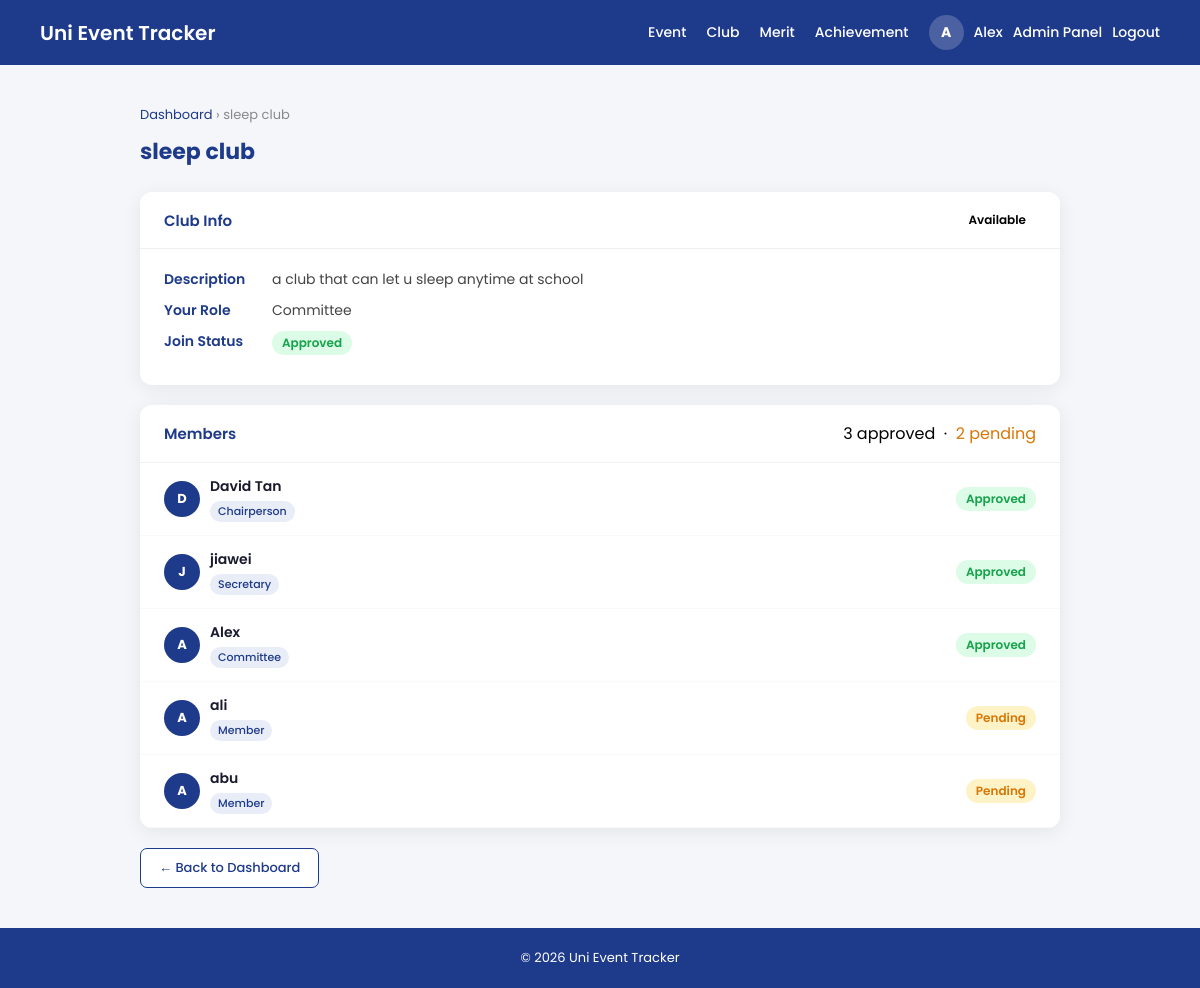
Screenshot of /clubtracker/club.php?id=1 (signed in) with the database file from the repository.
### tables this page shows
CREATE TABLE `club` (
  `club_id` int(10) NOT NULL,
  `club_name` varchar(50) NOT NULL,
  `club_CreateDate` date NOT NULL,
  `club_description` varchar(500) NOT NULL,
  `club_status` varchar(30) NOT NULL
);

CREATE TABLE `club_membership` (
  `membership_Id` int(255) NOT NULL,
  `userId` int(255) NOT NULL,
  `clubId` int(255) NOT NULL,
  `club_role` enum('Member','Chairperson','Vice Chairperson','Secretary','Assistant Secretary','Treasurer','Assistant Treasurer','Auditor','Committee') DEFAULT 'Member',
  `club_joinDate` datetime NOT NULL,
  `register_status` varchar(20) NOT NULL
);

CREATE TABLE `user` (
  `id` int(10) NOT NULL,
  `username` varchar(50) NOT NULL,
  `password` varchar(255) NOT NULL,
  `email` varchar(50) NOT NULL,
  `register_date` datetime NOT NULL,
  `role` varchar(10) NOT NULL DEFAULT 'student',
  `last_online` datetime DEFAULT NULL
);

### clubtracker/club.php (the view, shortened to what this page needs)
<?php
require("../database.php");
$userid = $_SESSION['userid'];
$clubId = isset($_GET['id']) ? intval($_GET['id']) : 0;
$stmt = $con->prepare("SELECT club_id, club_name, club_description, club_status FROM club WHERE club_id=?");
$stmt->bind_param("i",$clubId);
$stmt->execute();
$club = $stmt->get_result()->fetch_assoc();
$stmt3 = $con->prepare("SELECT club_role, register_status FROM club_membership WHERE userid=? AND clubid=?");
$stmt3->bind_param("ii",$userid,$clubId);
$stmt3->execute();
$self = $stmt3->get_result()->fetch_assoc();
$stmt2 = $con->prepare("
SELECT cm.membership_Id, cm.club_role, cm.register_status, u.username
FROM club_membership cm
JOIN user u ON cm.userid = u.id
WHERE cm.clubid=?
ORDER BY cm.register_status ASC, cm.club_role ASC
");
$stmt2->bind_param("i",$clubId);
$stmt2->execute();
$members = $stmt2->get_result();
$rows = [];
while($row = $members->fetch_assoc()) $rows[] = $row;
$pendingCount = count(array_filter($rows, fn($r) => $r['register_status'] === 'Pending'));
$approvedCount = count(array_filter($rows, fn($r) => $r['register_status'] === 'Approved'));
?>
<!DOCTYPE html>
<html lang="en">
<head>
<link rel="stylesheet" href="../design.css">
</head>
<body>
<header>
    <div class="logo"><a href="../index.php">Uni Event Tracker</a></div>
    <nav>
        <a href="../Event/event_dashboard.php">Event</a>
        <a href="../clubtracker/clubHandler.php">Club</a>
        <a href="../merit/merit_dashboard.php">Merit</a>
        <a href="../achievement/achievement_dashboard.php">Achievement</a>
         <?php if(isset($_SESSION['username'])){ ?>
        <div class="user-menu">
            <div class="avatar-circle"><?php echo strtoupper(mb_substr($_SESSION['username'], 0, 1)); ?></div>
            <a href="../user/userprofile.php"><span><?php echo htmlspecialchars($_SESSION['username'], ENT_QUOTES, 'UTF-8'); ?></span></a>
            <?php if(isset($_SESSION['role']) && $_SESSION['role'] == 'admin'){ ?>
            <a href="../Admin/admin_dashboard.php">Admin Panel</a>
            <?php } ?>
            <a href="../logout.php">Logout</a>
        </div>
        <?php } else { ?>
        <a href="../register.php">Register</a>
        <a href="../login.php">Login</a>
        <?php } ?>
    </nav>
</header>
<div class="page-wrapper">
    <div class="breadcrumb">
        <a href="clubHandler.php">Dashboard</a> &rsaquo;
        <?php echo htmlspecialchars($club['club_name'], ENT_QUOTES, 'UTF-8'); ?>
    </div>
    <div class="page-header">
        <h2><?php echo htmlspecialchars($club['club_name'], ENT_QUOTES, 'UTF-8'); ?></h2>
    </div>
    <div class="card">
        <div class="card-header">
            <h3>Club Info</h3>
            <?php $statusClass = 'badge-' . strtolower($club['club_status']); ?>
            <span class="badge <?php echo htmlspecialchars($statusClass, ENT_QUOTES, 'UTF-8'); ?>">
                <?php echo htmlspecialchars($club['club_status'], ENT_QUOTES, 'UTF-8'); ?>
            </span>
        </div>
        <div class="card-body">
            <div class="info-row">
                <span class="info-label">Description</span>
                <span><?php echo htmlspecialchars($club['club_description'], ENT_QUOTES, 'UTF-8'); ?></span>
            </div>
            <div class="info-row">
                <span class="info-label">Your Role</span>
                <span><?php echo htmlspecialchars($self['club_role'] ?? 'Member (Pending)', ENT_QUOTES, 'UTF-8'); ?></span>
            </div>
            <div class="info-row">
                <span class="info-label">Join Status</span>
                <?php
                    $joinStatus = $self['register_status'] ?? 'Pending';
                    $joinClass = 'badge-' . strtolower($joinStatus);
                ?>
                <span class="badge <?php echo htmlspecialchars($joinClass, ENT_QUOTES, 'UTF-8'); ?>">
                    <?php echo htmlspecialchars($joinStatus, ENT_QUOTES, 'UTF-8'); ?>
                </span>
            </div>
        </div>
    </div>
    <div class="card">
        <div class="card-header">
            <h3>Members</h3>
            <span class="member-count">
                <?php echo $approvedCount; ?> approved
                <?php if($pendingCount > 0): ?>
                &nbsp;·&nbsp; <span style="color:#D97706;"><?php echo $pendingCount; ?> pending</span>
                <?php endif; ?>
            </span>
        </div>
        <ul class="member-list">
        <?php foreach($rows as $row):
            $initial = strtoupper(mb_substr($row['username'], 0, 1));
        ?>
            <li class="member-item">
                <div class="member-avatar"><?php echo htmlspecialchars($initial, ENT_QUOTES, 'UTF-8'); ?></div>
                <div class="member-info">
                    <div class="member-name"><?php echo htmlspecialchars($row['username'], ENT_QUOTES, 'UTF-8'); ?></div>
                    <span class="member-role-badge"><?php echo htmlspecialchars($row['club_role'], ENT_QUOTES, 'UTF-8'); ?></span>
                </div>
                <?php
                    $rs = strtolower($row['register_status']);
                    $badgeClass = $rs === 'approved' ? 'badge-approved' : ($rs === 'pending' ? 'badge-pending' : 'badge-rejected');
                ?>
                <span class="badge <?php echo $badgeClass; ?>">
                    <?php echo htmlspecialchars($row['register_status'], ENT_QUOTES, 'UTF-8'); ?>
                </span>
            </li>
        <?php endforeach; ?>
        </ul>
    </div>
    <div class="action-bar">
        <a class="btn-back" href="clubHandler.php">← Back to Dashboard</a>
    </div>
</div>
<footer>
    © 2026 Uni Event Tracker
</footer>
</body>
</html>

### design.css (style rules this page uses)
body { margin:0; font-family:'Poppins',sans-serif; background:#f3f4f6; }
header { background:#1E3A8A; color:white; padding:15px 40px; display:flex; justify-content:space-between; align-items:center; }
.logo { font-size:22px; font-weight:700; color:white; }
nav { display:flex; align-items:center; gap:25px; }
nav a { color:white; text-decoration:none; font-weight:500; transition:0.3s; }
footer { text-align:center; padding:20px; background:#1E3A8A; color:white; }
.user-menu { display:flex; align-items:center; gap:10px; }

### clubtracker/club.php (style rules this page uses)
* { box-sizing:border-box;margin:0;padding:0; }
body { font-family:'Poppins',sans-serif;background:#f4f6f9;min-height:100vh;display:flex;flex-direction:column; }
header { display:flex;justify-content:space-between;align-items:center;padding:15px 40px;background:#1E3A8A;color:white; }
.logo a { font-size:20px;font-weight:600;color:white;text-decoration:none; }
nav { display:flex;align-items:center;gap:20px; }
nav a { color:white;text-decoration:none;font-size:14px; }
.user-menu { display:flex;align-items:center;gap:10px;position: relative; }
.avatar-circle { width:35px;height:35px;border-radius:50%;background:rgba(255,255,255,0.2);display:flex;align-items:center;justify-content:center;font-weight:700;font-size:14px;color:white; }
.page-wrapper { flex:1;max-width:960px;margin:40px auto;padding:0 20px;width:100%; }
.breadcrumb { font-size:13px;color:#888;margin-bottom:10px; }
.breadcrumb a { color:#1E3A8A;text-decoration:none; }
.page-header { margin-bottom:24px; }
.page-header h2 { font-size:22px;font-weight:700;color:#1E3A8A;margin-bottom:6px; }
.card { background:white;border-radius:12px;box-shadow:0 4px 20px rgba(0,0,0,0.07);overflow:hidden;margin-bottom:20px; }
.card-header { padding:16px 24px;border-bottom:1px solid #f0f0f0;display:flex;align-items:center;justify-content:space-between; }
.card-header h3 { font-size:15px;font-weight:600;color:#1E3A8A; }
.card-body { padding:20px 24px; }
.info-row { display:flex;gap:8px;align-items:flex-start;margin-bottom:10px;font-size:14px;color:#444; }
.info-label { font-weight:600;color:#1E3A8A;min-width:100px; }
.badge { display:inline-block;padding:3px 10px;border-radius:20px;font-size:12px;font-weight:600; }
.badge-active,.badge-approved { background:#dcfce7;color:#16a34a; }
.badge-pending { background:#fef3c7;color:#D97706; }
.member-list { list-style:none;padding:0; }
.member-item { display:flex;align-items:center;flex-wrap:wrap;gap:10px;padding:13px 24px;border-bottom:1px solid #f9f9f9; }
.member-avatar { width:36px;height:36px;border-radius:50%;background:#1E3A8A;color:white;display:flex;align-items:center;justify-content:center;font-weight:700;font-size:13px;flex-shrink:0; }
.member-info { flex:1;min-width:120px; }
.member-name { font-size:14px;font-weight:600;color:#1a1a2e; }
.member-role-badge { display:inline-block;font-size:11px;padding:2px 8px;border-radius:20px;background:#e8edf8;color:#1E3A8A;font-weight:500; }
.action-bar { display:flex;gap:10px;margin-top:10px; }
.btn-back { display:inline-block;padding:9px 18px;background:white;color:#1E3A8A;border:1.5px solid #1E3A8A;border-radius:7px;text-decoration:none;font-size:13px;font-weight:500; }
footer { text-align:center;padding:20px;background:#1E3A8A;color:white;font-size:13px;margin-top:auto; }

### rows the page displays
club: club_name "sleep club", club_status "Available", club_description "a club that can let u sleep anytime at school"
club_membership: club_role "Committee", register_status "Approved", userId.username "A", userId.username "Alex"
club_membership: userId.username "D", userId.username "David Tan", club_role "Chairperson", register_status "Approved"
club_membership: userId.username "J", userId.username "jiawei", club_role "Secretary", register_status "Approved"
club_membership: userId.username "A", userId.username "ali", club_role "Member", register_status "Pending"
club_membership: userId.username "A", userId.username "abu", club_role "Member", register_status "Pending"

### other values shown
mb_substr($_SESSION['username'], 0, 1) "A"
$_SESSION['username'] "Alex"
$approvedCount "3"
$pendingCount "2"
